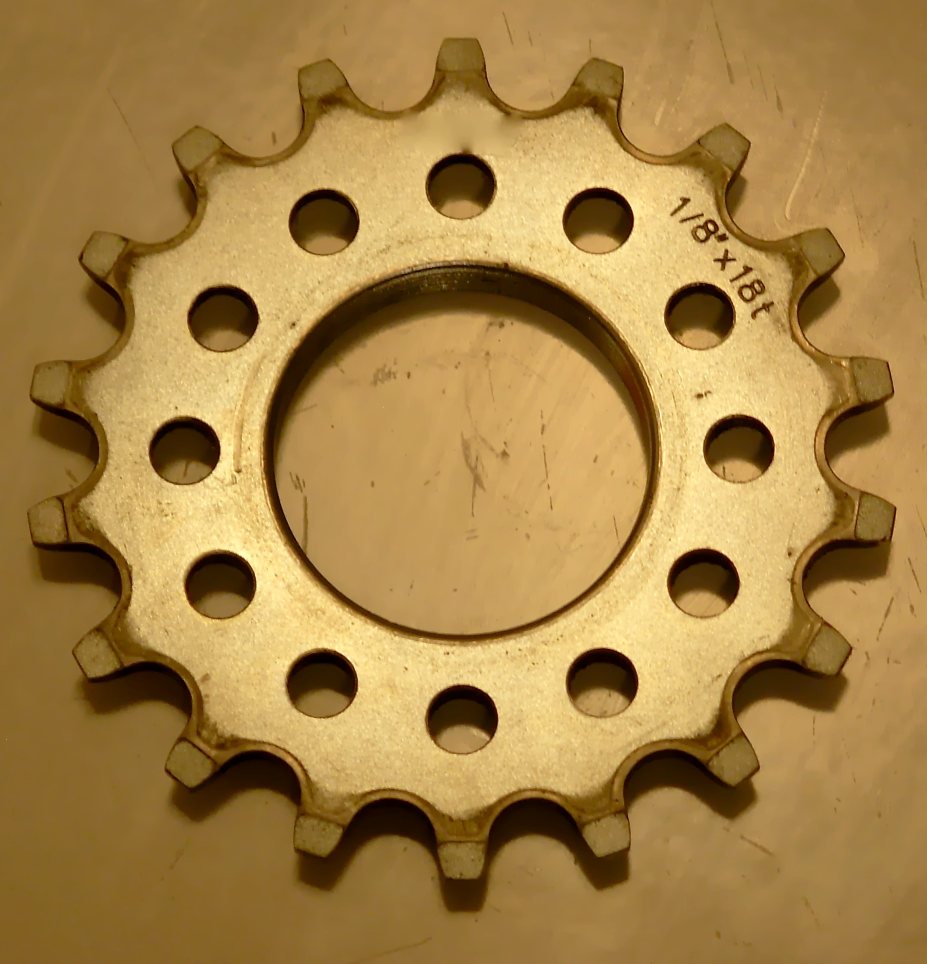
#> input picture 7_semester/Системы технического зрения на производстве/ЛР4/data/cog.jpg, 1854 x 1927 px (shown at 1/2 size)
$ python prepare_dataset.py
#> lines starting #> are read from the running program, lines starting #| are printed output that depends on the picture; after the words box and inside, x2 and y2 are one past the last pixel; in counts of white or black regions, pixels touching at a corner belong together
# -*- coding: utf-8 -*-
"""Набор кадров и разметка YOLO для ЛР5. В текст отчёта не входит."""

import json
import random
import shutil
from pathlib import Path

import cv2
import numpy as np

ROOT = Path(__file__).resolve().parent
SRC = ROOT / "data" / "src"
COG = ROOT.parent / "ЛР4" / "data" / "cog.jpg"
RES = ROOT / "results"
SET = ROOT / "dataset"
NAMES = ["gear", "washer", "nut"]
W, H = 640, 480
N = 50


def imread(path: Path) -> np.ndarray:
    image = cv2.imdecode(np.fromfile(path, dtype=np.uint8), cv2.IMREAD_COLOR)
#> image is the input picture: shape (1927, 1854, 3); mean B, G, R 70.3, 130.6, 165.7
    if image is None:
        raise SystemExit(path)
    return image


def imwrite(path: Path, image: np.ndarray) -> None:
    path.parent.mkdir(parents=True, exist_ok=True)
    ext = ".png" if path.suffix.lower() == ".png" else ".jpg"
    ok, encoded = cv2.imencode(ext, image)
    if not ok:
        raise SystemExit(path)
    encoded.tofile(path)


def largest_mask(binary: np.ndarray) -> np.ndarray:
    contours, _ = cv2.findContours(binary, cv2.RETR_EXTERNAL, cv2.CHAIN_APPROX_SIMPLE)
    mask = np.zeros(binary.shape, np.uint8)
    contour = max(contours, key=cv2.contourArea)
    cv2.drawContours(mask, [contour], -1, 255, thickness=-1)
    return mask


def fit(sprite: np.ndarray, side: int = 220) -> np.ndarray:
    height, width = sprite.shape[:2]
    scale = side / max(height, width)
    if scale >= 1:
        return sprite
    return cv2.resize(sprite, (int(width * scale), int(height * scale)), interpolation=cv2.INTER_AREA)


def crop_alpha(image: np.ndarray, mask: np.ndarray) -> np.ndarray:
    ys, xs = np.where(mask > 0)
    y1, y2, x1, x2 = ys.min(), ys.max() + 1, xs.min(), xs.max() + 1
    bgr = image[y1:y2, x1:x2]
    alpha = mask[y1:y2, x1:x2]
    bgra = cv2.cvtColor(bgr, cv2.COLOR_BGR2BGRA)
    bgra[:, :, 3] = alpha
    return bgra


def sprite_gear() -> np.ndarray:
    image = imread(COG)
    gray = cv2.cvtColor(image, cv2.COLOR_BGR2GRAY)
    binary = (gray > 125).astype(np.uint8) * 255
#> binary: shape (1927, 1854); 56.4% white; 398 black regions (285 under 20 px), largest, box (x1, y1, x2, y2) and area: (0, 0, 1793, 1927) 1152234, (525, 519, 1322, 1288) 114625, (1182, 1746, 1854, 1927) 63574
    binary = cv2.morphologyEx(binary, cv2.MORPH_CLOSE, np.ones((5, 5), np.uint8))
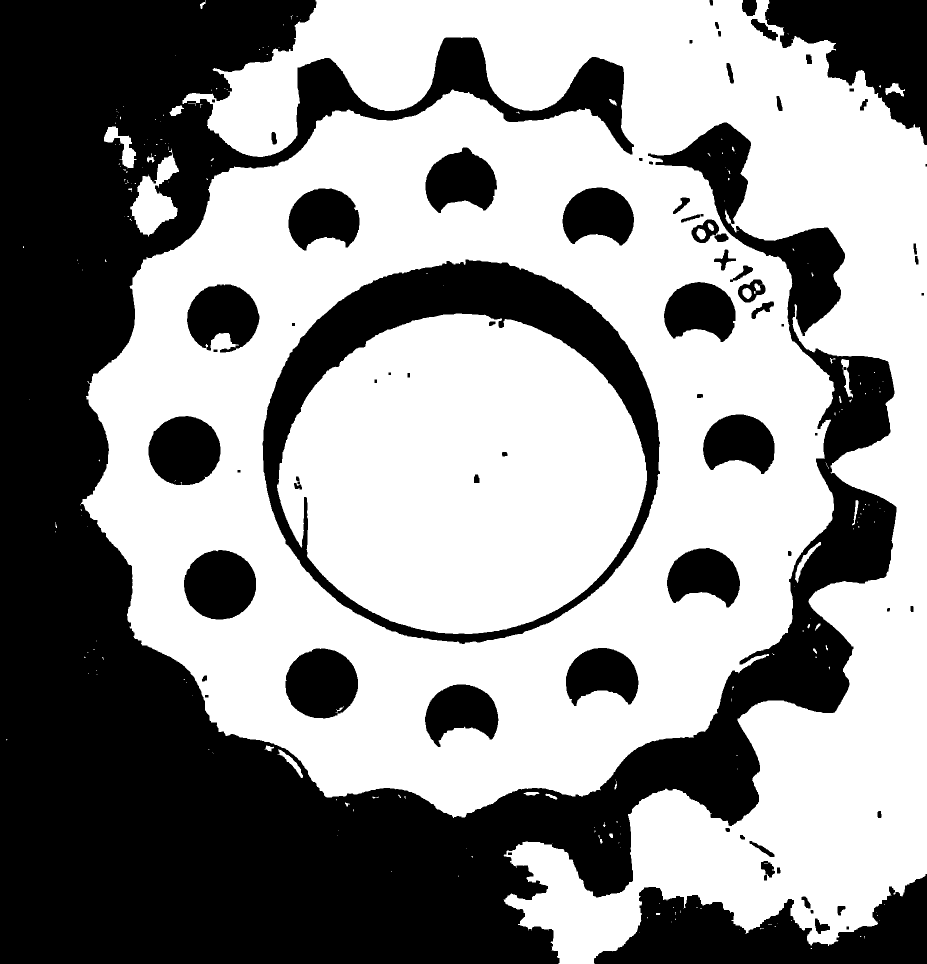
#> binary: shape (1927, 1854) (shown at 1/2 size); 56.7% white; 77 black regions (1 under 20 px)
    contours, hierarchy = cv2.findContours(binary, cv2.RETR_CCOMP, cv2.CHAIN_APPROX_SIMPLE)
#> contours = 294 contours, 190 with area under 20; largest, box (x1, y1, x2, y2) and area: (162, 0, 1854, 1927) 2288165, (524, 518, 1321, 1289) 476136, (554, 627, 1294, 1268) 359642, (570, 1296, 717, 1438) 16128, (367, 1099, 513, 1240) 15920
    outer = max(contours, key=cv2.contourArea)
#> outer = contour of 5800 points, box (x1, y1, x2, y2) (162, 0, 1854, 1927), area 2288165
    mask = np.zeros(gray.shape, np.uint8)
    cv2.drawContours(mask, [outer], -1, 255, thickness=-1)
#> mask: shape (1927, 1854); 64.3% white; 6 black regions (1 under 20 px), largest, box (x1, y1, x2, y2) and area: (0, 0, 1793, 1927) 1163681, (1188, 1748, 1854, 1927) 63193, (1530, 0, 1854, 290) 48977, (1484, 0, 1514, 32) 809, (1419, 0, 1426, 11) 68
    if hierarchy is not None:
        for contour, info in zip(contours, hierarchy[0]):
            if info[3] != -1 and cv2.contourArea(contour) > 400:
                cv2.drawContours(mask, [contour], -1, 0, thickness=-1)
#> this loop made 294 passes
#> (contour, info) on passes 1 to 3: ([[1621, 1896], [1622, 1897], [1623, 1897], [1623, 1896]], [1, -1, -1, -1]), ([[1728, 1872], [1728, 1876], [1728, 1873], [1729, 1872]], [2, 0, -1, -1]), ([[1720, 1872], [1720, 1873], [1721, 1873], [1722, 1872]], [3, 1, -1, -1])
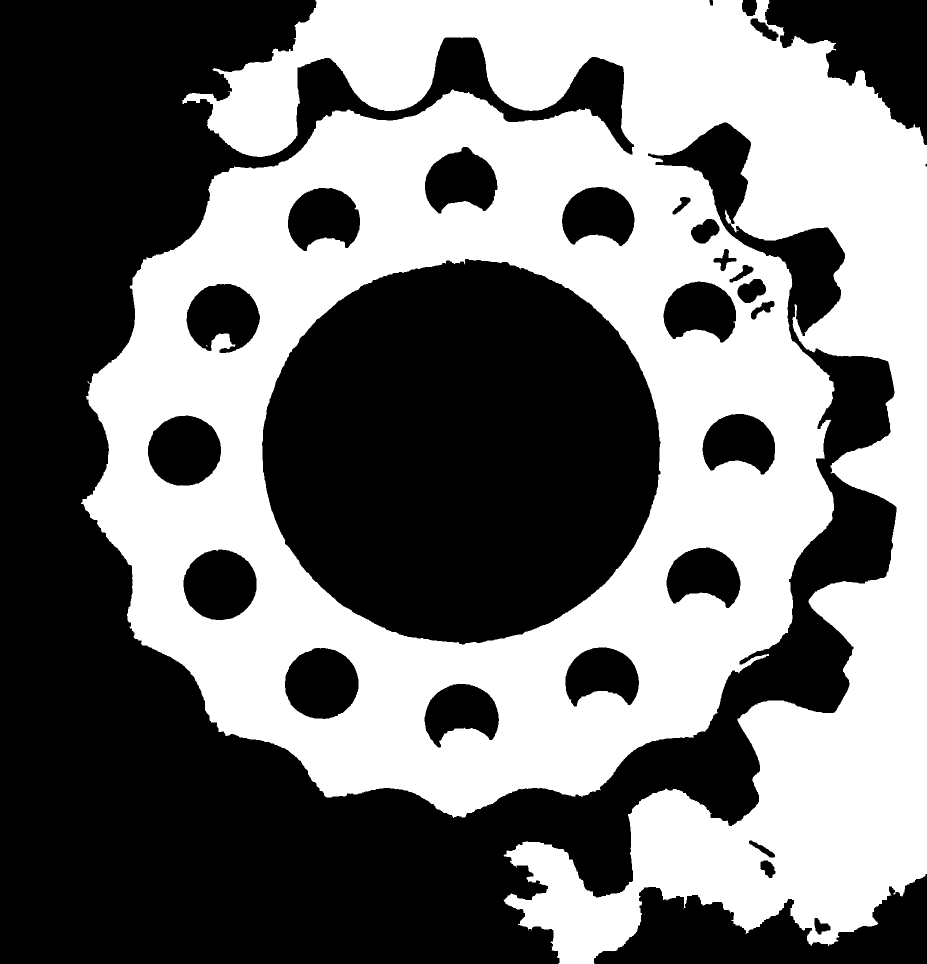
#> mask: shape (1927, 1854) (shown at 1/2 size); 46% white; 2 white regions (1 under 20 px), largest, box (x1, y1, x2, y2) and area: (162, 0, 1854, 1927) 1644709
    return fit(crop_alpha(image, mask))
#> in crop_alpha, `y1, y2, x1, x2 = ys.min(), ys.max() + 1, xs.min(), xs.max() + 1`: y1 = 0; y2 = 1927; x1 = 162; x2 = 1854
#> in crop_alpha, `alpha = mask[y1:y2, x1:x2]`: alpha: shape (1927, 1692); 50.4% white; 30 black regions (1 under 20 px), largest, box (x1, y1, x2, y2) and area: (0, 245, 1631, 1927) 616068, (362, 518, 1159, 1289) 477287, (0, 0, 1106, 1006) 235439
#> in fit, `height, width = sprite.shape[:2]`: height = 1927; width = 1692
#> in fit, `scale = side / max(height, width)`: scale = 0.114


def sprite_washer() -> np.ndarray:
    image = imread(SRC / "Plain_washer1.jpg")
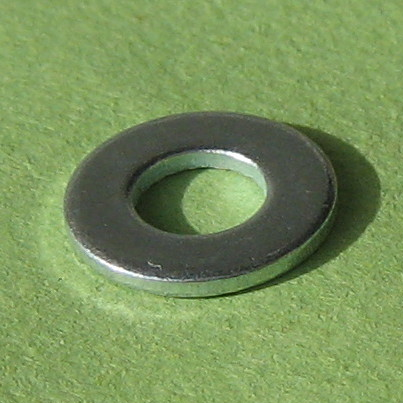
#> input picture 7_semester/Системы технического зрения на производстве/ЛР5/data/src/Plain_washer1.jpg, 403 x 403 px
#> in imread, image is the input picture: shape (403, 403, 3); mean B, G, R 91.5, 145.2, 120.6
    hsv = cv2.cvtColor(image, cv2.COLOR_BGR2HSV)
#> hsv: shape (403, 403, 3); mean H, S, V 44.7, 90.7, 145.2
    metal = ((hsv[:, :, 1] < 70) & (hsv[:, :, 2] > 70)).astype(np.uint8) * 255
#> metal: shape (403, 403); 15.6% white; 76 white regions (71 under 20 px), largest, box (x1, y1, x2, y2) and area: (62, 112, 337, 294) 24807, (304, 210, 332, 244) 69, (263, 243, 288, 260) 54, (162, 287, 172, 294) 47, (332, 187, 337, 209) 42
    metal = cv2.morphologyEx(metal, cv2.MORPH_OPEN, np.ones((3, 3), np.uint8))
#> metal: shape (403, 403); 14.5% white; 21 white regions (16 under 20 px), largest, box (x1, y1, x2, y2) and area: (65, 112, 327, 290) 23279, (164, 288, 170, 294) 31, (185, 270, 190, 276) 24, (155, 160, 161, 166) 22, (307, 212, 313, 219) 21
    metal = cv2.morphologyEx(metal, cv2.MORPH_CLOSE, np.ones((3, 3), np.uint8))
#> metal: shape (403, 403); 15% white; 11 white regions (6 under 20 px), largest, box (x1, y1, x2, y2) and area: (65, 112, 327, 290) 24158, (164, 288, 170, 294) 31, (242, 271, 250, 274) 24, (155, 160, 161, 166) 22, (307, 212, 313, 219) 21
    return fit(crop_alpha(image, metal))
#> in crop_alpha (call 2), `alpha = mask[y1:y2, x1:x2]`: alpha: shape (182, 269); 49.7% white; 11 white regions (6 under 20 px), largest, box (x1, y1, x2, y2) and area: (0, 0, 262, 178) 24158, (99, 176, 105, 182) 31, (177, 159, 185, 162) 24, (90, 48, 96, 54) 22, (242, 100, 248, 107) 21


def sprite_nut() -> np.ndarray:
    image = imread(SRC / "crops" / "hole4.jpg")
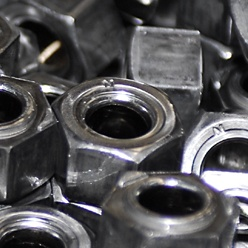
#> input picture 7_semester/Системы технического зрения на производстве/ЛР5/data/src/crops/hole4.jpg, 248 x 248 px
#> in imread, image is the input picture: shape (248, 248, 3); mean B, G, R 83.9, 81.8, 82.7
    height, width = image.shape[:2]
#> height = 248; width = 248
    radius = int(0.33 * min(height, width))
#> radius = 81
    center = (width // 2, height // 2)
#> center = (124, 124)
    points = []
    for step in range(6):
        angle = np.deg2rad(30 + 60 * step)
        points.append([center[0] + radius * np.cos(angle), center[1] + radius * np.sin(angle)])
    mask = np.zeros((height, width), np.uint8)
    cv2.fillPoly(mask, [np.round(points).astype(np.int32)], 255)
#> mask: shape (248, 248); 28% white; 1 white region, box (x1, y1, x2, y2) and area: (54, 43, 195, 206) 17196
    return fit(crop_alpha(image, mask))
#> in crop_alpha (call 3), `alpha = mask[y1:y2, x1:x2]`: alpha: shape (163, 141); 74.8% white; 4 black regions, box (x1, y1, x2, y2) and area: (0, 0, 70, 41) 1456, (0, 122, 70, 163) 1456, (71, 122, 141, 163) 1455, (71, 0, 141, 40) 1420


def transform(sprite: np.ndarray, scale: float, angle: float) -> np.ndarray:
    height, width = sprite.shape[:2]
    side = max(height, width)
    canvas = np.zeros((side, side, 4), np.uint8)
    y0, x0 = (side - height) // 2, (side - width) // 2
    canvas[y0 : y0 + height, x0 : x0 + width] = sprite
    matrix = cv2.getRotationMatrix2D((side / 2, side / 2), angle, scale)
    bound = int(np.ceil(side * scale * 1.5))
    matrix[0, 2] += (bound - side) / 2
    matrix[1, 2] += (bound - side) / 2
    return cv2.warpAffine(canvas, matrix, (bound, bound), flags=cv2.INTER_LINEAR, borderValue=(0, 0, 0, 0))


def paste(canvas: np.ndarray, sprite: np.ndarray, left: int, top: int):
    height, width = sprite.shape[:2]
    x1, y1 = max(0, left), max(0, top)
    x2, y2 = min(W, left + width), min(H, top + height)
    if x2 <= x1 or y2 <= y1:
        return None
    cut = sprite[y1 - top : y2 - top, x1 - left : x2 - left]
    alpha = cut[:, :, 3:4].astype(np.float32) / 255
    if alpha.max() < 0.2:
        return None
    view = canvas[y1:y2, x1:x2]
    view[:] = (cut[:, :, :3] * alpha + view * (1 - alpha)).astype(np.uint8)
    ys, xs = np.where(cut[:, :, 3] > 20)
    if len(xs) == 0:
        return None
    return x1 + int(xs.min()), y1 + int(ys.min()), x1 + int(xs.max()), y1 + int(ys.max())


def background(rng: random.Random) -> np.ndarray:
    color = np.array([rng.randint(35, 90), rng.randint(40, 100), rng.randint(45, 110)], np.float32)
    noise = rng.random() * 18
    field = np.zeros((H, W, 3), np.float32)
    field[:] = color
    field += np.random.default_rng(rng.randrange(10**6)).normal(0, noise, field.shape)
    yy = np.linspace(0, 1, H, dtype=np.float32)[:, None]
    field *= (0.82 + 0.28 * yy)[:, :, None]
    return np.clip(field, 0, 255).astype(np.uint8)


def yolo_line(cls: int, box) -> str:
    x1, y1, x2, y2 = box
    xc = ((x1 + x2) / 2) / W
    yc = ((y1 + y2) / 2) / H
    bw = (x2 - x1) / W
    bh = (y2 - y1) / H
    return f"{cls} {xc:.6f} {yc:.6f} {bw:.6f} {bh:.6f}"


def place_object(canvas, sprite, rng, scale):
    turned = transform(sprite, scale, rng.uniform(0, 360))
    left = rng.randint(8, W - turned.shape[1] - 8)
    top = rng.randint(8, H - turned.shape[0] - 8)
    box = paste(canvas, turned, left, top)
    return box


def main():
    if RES.exists():
        shutil.rmtree(RES)
    if SET.exists():
        shutil.rmtree(SET)
    RES.mkdir(parents=True)
    sprites = [sprite_gear(), sprite_washer(), sprite_nut()]
    for name, sprite in zip(NAMES, sprites):
        imwrite(RES / f"sprite_{name}.png", sprite)
#> this loop made 3 passes

    rng = random.Random(7)
    records = []
    flat_img = ROOT / "data" / "images"
    flat_lbl = ROOT / "data" / "labels"
    flat_img.mkdir(parents=True, exist_ok=True)
    flat_lbl.mkdir(parents=True, exist_ok=True)
    for index in range(N):
        scene = index // 10 + 1
        frame = index % 10 + 1
        name = f"video{scene:02d}_{frame:04d}"
        canvas = background(rng)
        gain = rng.uniform(0.75, 1.2)
        canvas = np.clip(canvas.astype(np.float32) * gain, 0, 255).astype(np.uint8)
        boxes = []
        if index % 8 == 0:
            nut_box = place_object(canvas, sprites[2], rng, rng.uniform(0.42, 0.62))
            gear = transform(sprites[0], rng.uniform(0.34, 0.48), rng.uniform(0, 360))
            if nut_box:
                left = nut_box[0] - gear.shape[1] // 3
                top = nut_box[1] - gear.shape[0] // 5
                gear_box = paste(canvas, gear, left, top)
                if gear_box:
                    boxes.append((0, gear_box))
                boxes.append((2, nut_box))
            washer_box = place_object(canvas, sprites[1], rng, rng.uniform(0.45, 0.7))
            if washer_box:
                boxes.append((1, washer_box))
        else:
            for cls in rng.sample([0, 1, 2], rng.choice([1, 2, 2, 3])):
                scale = rng.uniform(0.28, 0.5) if cls == 0 else rng.uniform(0.4, 0.75)
                box = place_object(canvas, sprites[cls], rng, scale)
                if box and (box[2] - box[0]) > 24 and (box[3] - box[1]) > 24:
                    boxes.append((cls, box))
        if not boxes:
            box = place_object(canvas, sprites[1], rng, 0.6)
            boxes.append((1, box))
        imwrite(flat_img / f"{name}.jpg", canvas)
        lines = [yolo_line(cls, box) for cls, box in boxes]
        (flat_lbl / f"{name}.txt").write_text("\n".join(lines) + "\n", encoding="utf-8")
        records.append({"name": name, "scene": f"video{scene:02d}", "labels": lines, "boxes": boxes})
#> this loop made 50 passes
#> nut_box on passes 1, 9, 17: (61, 290, 142, 373), (235, 237, 327, 330), (144, 182, 234, 277)
#> pass 1, in paste, `view = canvas[y1:y2, x1:x2]`:
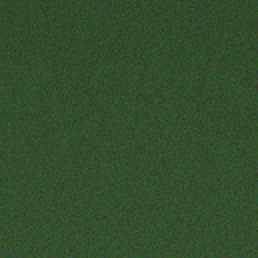
#> view: shape (129, 129, 3) (shown 2 times larger); mean of channels 0, 1, 2 42.7, 78.4, 49.8; drawn as B, G, R
#> pass 1, in main, `gear = transform(sprites[0], rng.uniform(0.34, 0.48), rng.uniform(0, 3..`:
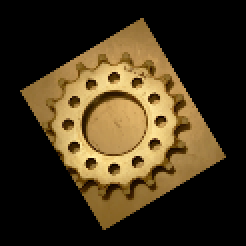
#> gear: shape (123, 123, 4) (shown 2 times larger); mean of channels 0, 1, 2, 3 28, 51.3, 64.8, 49.4; drawn as B, G, R
#> after the loop:
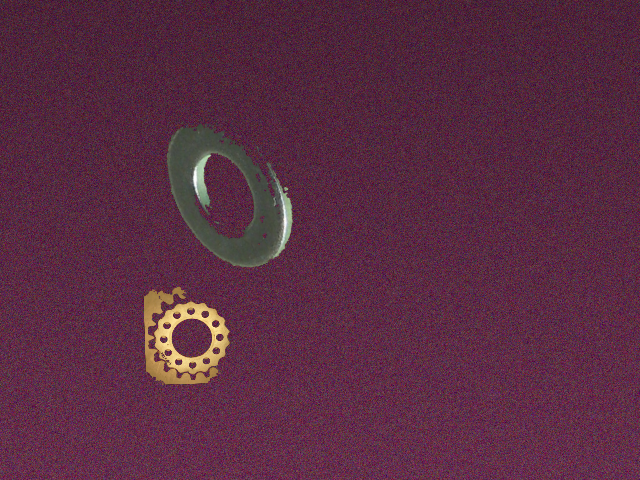
#> canvas: shape (480, 640, 3); mean of channels 0, 1, 2 66.9, 44.8, 89.8; drawn as B, G, R

    files = sorted(flat_img.glob("*.jpg"))
    order = files[:]
    random.Random(42).shuffle(order)
    n_train, n_valid = int(0.7 * len(order)), int(0.2 * len(order))
    roles = {}
    for path in order[:n_train]:
        roles[path.stem] = "train"
    for path in order[n_train : n_train + n_valid]:
        roles[path.stem] = "valid"
    for path in order[n_train + n_valid :]:
        roles[path.stem] = "test"
    counts = {part: {name: 0 for name in NAMES} for part in ("train", "valid", "test")}
    images_n = {part: 0 for part in counts}
    for path in files:
        part = roles[path.stem]
        images_n[part] += 1
        target_img = SET / part / "images"
        target_lbl = SET / part / "labels"
        target_img.mkdir(parents=True, exist_ok=True)
        target_lbl.mkdir(parents=True, exist_ok=True)
        shutil.copy(path, target_img / path.name)
        label = flat_lbl / f"{path.stem}.txt"
        shutil.copy(label, target_lbl / label.name)
        for line in label.read_text(encoding="utf-8").splitlines():
            counts[part][NAMES[int(line.split()[0])]] += 1
    yaml = (
        "path: .\ntrain: train/images\nval: valid/images\ntest: test/images\nnames:\n"
        "  0: gear\n  1: washer\n  2: nut\n"
    )
    (SET / "data.yaml").write_text(yaml, encoding="utf-8")
    summary = {
        "images": images_n,
        "boxes": counts,
        "total_images": N,
        "scenes": 5,
        "seed": 42,
    }
    (RES / "split.json").write_text(json.dumps(summary, ensure_ascii=False, indent=2), encoding="utf-8")
    print(json.dumps(summary, ensure_ascii=False, indent=2))


if __name__ == "__main__":
    main()
